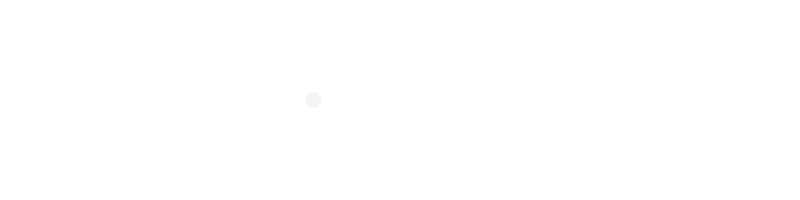
Frame 1 (no input)
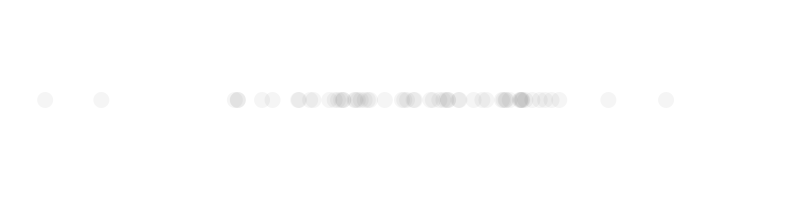
Frame 60 (the mouse pressed at the canvas centre just before this capture)
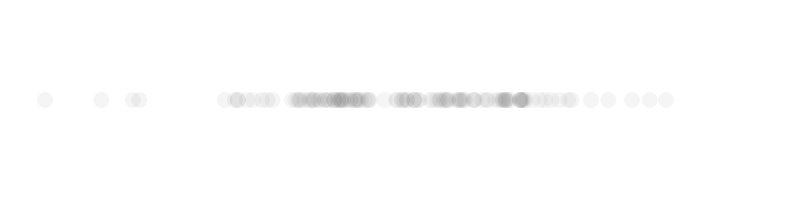
Frame 120 (the mouse held since frame 60 and released just before this capture)

The Processing sketch that drew these frames (run headless with seeded random() and noise(); from frame 60 on, the mouse is pressed at the canvas centre):

// Processing sketch: n0_2_gaussian_distribution
// ── n0_2_gaussian_distribution.pde
import java.util.Random;
Random generator;
void setup() {
  size(800, 200);
  background(255);
  generator = new Random();
  smooth();
}
void draw() {
  float xloc = (float)generator.nextGaussian();
  float sd = 120;
  float mean = width/2;
  xloc = (xloc * sd) + mean;
  noStroke();
  fill(0, 10);
  ellipse(xloc, height/2, 16, 16);
}
